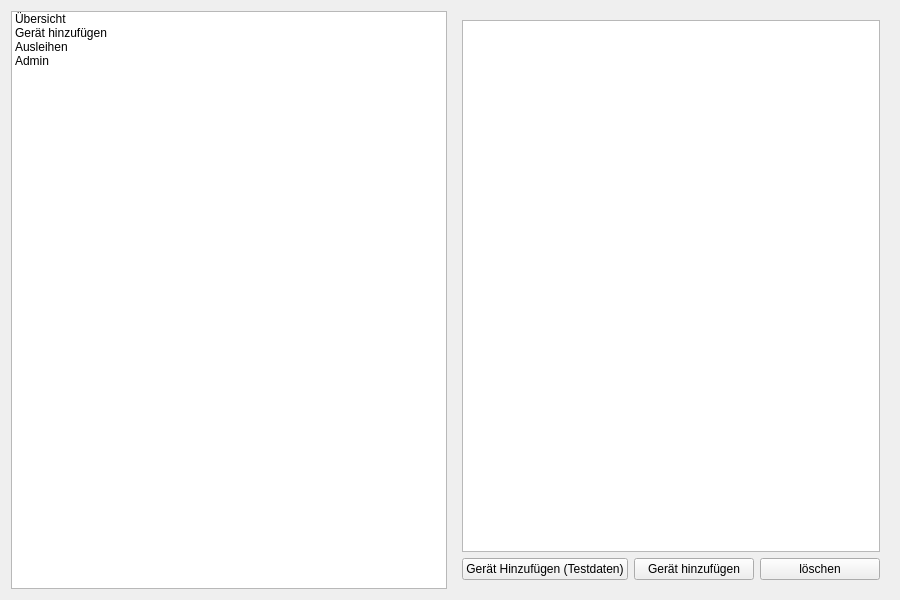
<?xml version="1.0" encoding="UTF-8"?>
<ui version="4.0">
 <class>FrmMain</class>
 <widget class="QWidget" name="FrmMain">
  <property name="geometry">
   <rect>
    <x>0</x>
    <y>0</y>
    <width>900</width>
    <height>600</height>
   </rect>
  </property>
  <property name="windowTitle">
   <string>Geraeteverwaltung</string>
  </property>
  <layout class="QHBoxLayout" name="horizontalLayout">
   <item>
    <widget class="QListWidget" name="navList">
     <property name="maximumWidth">
      <number>200</number>
     </property>
     <item>
      <property name="text">
       <string>Übersicht</string>
      </property>
     </item>
     <item>
      <property name="text">
       <string>Gerät hinzufügen</string>
      </property>
     </item>
     <item>
      <property name="text">
       <string>Ausleihen</string>
      </property>
     </item>
     <item>
      <property name="text">
       <string>Admin</string>
      </property>
     </item>
    </widget>
   </item>
   <item>
    <widget class="QStackedWidget" name="stackedWidget">
     <widget class="QWidget" name="pageOverview">
      <attribute name="title"/>
      <layout class="QVBoxLayout" name="verticalLayout_overview">
       <item>
        <widget class="QTableView" name="tblGeraete"/>
       </item>
       <item>
        <layout class="QHBoxLayout" name="horizontalLayout_buttons">
         <item>
          <widget class="QPushButton" name="btnTestdaten">
           <property name="text">
            <string>Gerät Hinzufügen (Testdaten)</string>
           </property>
          </widget>
         </item>
         <item>
          <widget class="QPushButton" name="btnAddGeraet">
           <property name="text">
            <string>Gerät hinzufügen</string>
           </property>
          </widget>
         </item>
         <item>
          <widget class="QPushButton" name="btnDelete">
           <property name="text">
            <string>löschen</string>
           </property>
          </widget>
         </item>
        </layout>
       </item>
      </layout>
     </widget>
     <widget class="QWidget" name="pageAdd">
      <layout class="QVBoxLayout" name="verticalLayout_add">
       <item>
        <widget class="QPushButton" name="btnOpenAddDialog">
         <property name="text">
          <string>Neues Gerät erfassen</string>
         </property>
        </widget>
       </item>
      </layout>
     </widget>
     <widget class="QWidget" name="pageAusleihe">
      <layout class="QVBoxLayout" name="verticalLayout_ausleihe">
       <item>
        <widget class="QTableView" name="tblAusleihe"/>
       </item>
       <item>
        <layout class="QHBoxLayout" name="ausleiheButtons">
         <item>
          <widget class="QPushButton" name="btnAusleihen">
           <property name="text">
            <string>Ausleihen</string>
           </property>
          </widget>
         </item>
         <item>
          <widget class="QPushButton" name="btnRueckgabe">
           <property name="text">
            <string>Rückgabe</string>
           </property>
          </widget>
         </item>
        </layout>
       </item>
      </layout>
     </widget>
     <widget class="QWidget" name="pageAdmin">
      <layout class="QVBoxLayout" name="verticalLayout_admin">
       <item>
        <widget class="QTableView" name="tblBenutzer"/>
       </item>
       <item>
        <layout class="QHBoxLayout" name="adminButtons">
         <item>
          <widget class="QPushButton" name="btnAddUser">
           <property name="text">
            <string>Benutzer hinzufügen</string>
           </property>
          </widget>
         </item>
         <item>
          <widget class="QPushButton" name="btnEditUser">
           <property name="text">
            <string>Bearbeiten</string>
           </property>
          </widget>
         </item>
         <item>
          <widget class="QPushButton" name="btnDeleteUser">
           <property name="text">
            <string>Benutzer löschen</string>
           </property>
          </widget>
         </item>
        </layout>
       </item>
      </layout>
     </widget>
    </widget>
   </item>
  </layout>
 </widget>
 <resources/>
 <connections/>
</ui>
